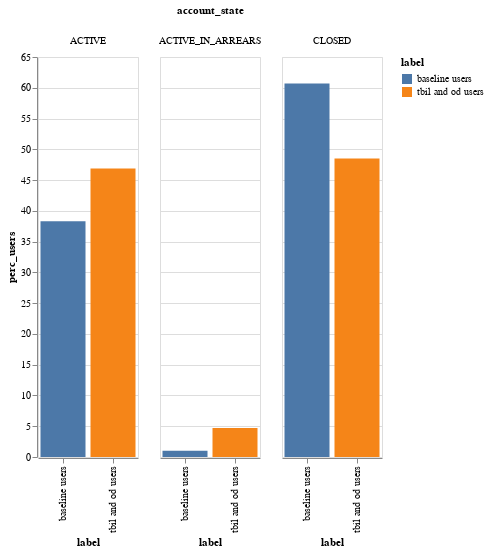

The notebook cell saved with this chart:
### Markdown cell above
When comparing installment loan account states, we can't find any major differences between the baseline and the installment and overdraft users.

### Code cell
af.column_multi(
    account_state_df, "label", "label", "perc_users", "account_state", 100, 400, "x"
)

### Figure 1 — Vega-Lite specification as saved in the notebook (floating-point values rounded to 4 significant figures)
{"config": {"view": {"continuousWidth": 400, "continuousHeight": 300}}, "data": {"name": "data-6ee10c5bf84ae293f18879b6ede571dd"}, "mark": "bar", "encoding": {"color": {"type": "nominal", "field": "label"}, "column": {"type": "nominal", "field": "account_state"}, "tooltip": {"type": "quantitative", "field": "perc_users"}, "x": {"type": "nominal", "field": "label", "sort": "x"}, "y": {"type": "quantitative", "field": "perc_users"}}, "height": 400, "width": 100, "$schema": "https://vega.github.io/schema/vega-lite/v4.8.1.json", "datasets": {"data-6ee10c5bf84ae293f18879b6ede571dd": [{"label": "baseline users", "account_state": "ACTIVE", "n_users": 719, "perc_users": 38.3}, {"label": "baseline users", "account_state": "CLOSED", "n_users": 1141, "perc_users": 60.7}, {"label": "baseline users", "account_state": "ACTIVE_IN_ARREARS", "n_users": 19, "perc_users": 1.0}, {"label": "tbil and od users", "account_state": "ACTIVE", "n_users": 825, "perc_users": 46.9}, {"label": "tbil and od users", "account_state": "CLOSED", "n_users": 853, "perc_users": 48.5}, {"label": "tbil and od users", "account_state": "ACTIVE_IN_ARREARS", "n_users": 82, "perc_users": 4.7}]}}
